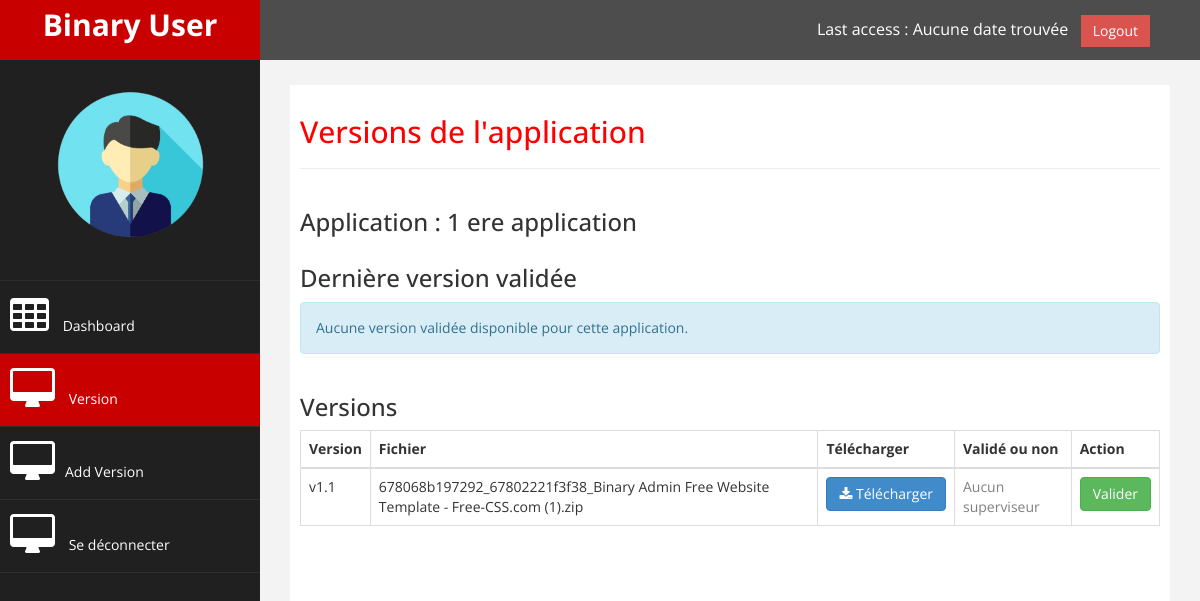
Screenshot of /version.php (signed in) with the database file from the repository.
### tables this page shows
CREATE TABLE `application` (
  `idapplication` int(11) NOT NULL,
  `iduser` int(11) DEFAULT NULL,
  `nomapplication` varchar(100) NOT NULL,
  `description` text DEFAULT NULL,
  `nomresponsable` varchar(100) DEFAULT NULL
);

CREATE TABLE `version` (
  `idversion` int(11) NOT NULL,
  `idapplication` int(11) DEFAULT NULL,
  `version` varchar(50) NOT NULL,
  `idfolderp` int(11) DEFAULT NULL
);

CREATE TABLE `folder` (
  `idfolderp` int(11) NOT NULL,
  `idfolder` int(11) DEFAULT NULL,
  `filename` varchar(255) NOT NULL,
  `filepath` varchar(255) NOT NULL,
  `dateupload` datetime NOT NULL
);

### version.php (the view, shortened to what this page needs)
<?php
require 'db.php';
$iduser = $_SESSION['iduser'];
$stmt = $conn->prepare("SELECT * FROM application WHERE iduser = :iduser LIMIT 1");
$stmt->execute(['iduser' => $iduser]);
$application = $stmt->fetch(PDO::FETCH_ASSOC);
$versions = [];
$lastValidVersion = null;
if ($application) {
    $selectedAppId = $application['idapplication'];
    $stmt = $conn->prepare("
        SELECT v.*, f.filename, f.filepath, val.nom AS validateur, val.commentaire, val.estvalid
        FROM version v
        JOIN folder f ON v.idfolderp = f.idfolderp
        LEFT JOIN valid val ON v.idversion = val.idversion AND v.idapplication = val.idapplication
        WHERE v.idapplication = :idapplication
    ");
    $stmt->execute(['idapplication' => $selectedAppId]);
    $versions = $stmt->fetchAll(PDO::FETCH_ASSOC);
    $stmt = $conn->prepare("
        SELECT v.*, f.filename, f.filepath
        FROM version v
        JOIN folder f ON v.idfolderp = f.idfolderp
        JOIN valid val ON v.idversion = val.idversion AND v.idapplication = val.idapplication
        WHERE v.idapplication = :idapplication AND val.estvalid = 1
        ORDER BY v.idversion DESC
        LIMIT 1
    ");
    $stmt->execute(['idapplication' => $selectedAppId]);
    $lastValidVersion = $stmt->fetch(PDO::FETCH_ASSOC);
}
$emailUtilisateur = $_SESSION['email'];
$stmt = $conn->prepare("SELECT date FROM misajour WHERE nom = :email ORDER BY date DESC LIMIT 1");
$stmt->execute(['email' => $emailUtilisateur]);
$derniereDate = $stmt->fetchColumn();
if ($derniereDate) {
    $derniereDateFormatee = date('d M Y', strtotime($derniereDate));
} else {
    $derniereDateFormatee = "Aucune date trouvée";
}
?>
<!DOCTYPE html>
<html xmlns="http://www.w3.org/1999/xhtml">
<head>
    <link href="assets/css/bootstrap.css" rel="stylesheet" />
    <link href="assets/css/font-awesome.css" rel="stylesheet" />
    <link href="assets/css/custom.css" rel="stylesheet" />
</head>
<body>
    <div id="wrapper">
        <nav class="navbar navbar-default navbar-cls-top" role="navigation" style="margin-bottom: 0">
            <div class="navbar-header">
                <a class="navbar-brand" href="index.php">Binary User</a>
            </div>
            <div style="color: white;padding: 15px 50px 5px 50px;float: right;font-size: 16px;">
                Last access : <?php echo htmlspecialchars($derniereDateFormatee); ?> &nbsp; <a href="logout.php" class="btn btn-danger square-btn-adjust">Logout</a>
            </div>
        </nav>
        <nav class="navbar-default navbar-side" role="navigation">
            <div class="sidebar-collapse">
                <ul class="nav" id="main-menu">
                    <li class="text-center">
                    <img src="img/user.png" class="user-image img-responsive"/>
                    </li>
                    <li>
                        <a href="index.php"><i class="fa fa-table fa-3x"></i> Dashboard</a>
                    </li>
                    <li>
                        <a class="active-menu" href="version.php"><i class="fa fa-desktop fa-3x"></i> Version</a>
                    </li>
                    <li>
                        <a href="addversion.php"><i class="fa fa-desktop fa-3x"></i>Add Version</a>
                    </li>
                    <li>
                        <a href="logout.php"><i class="fa fa-desktop fa-3x"></i> Se déconnecter</a>
                    </li>
                </ul>
            </div>
        </nav>
        <div id="page-wrapper">
            <div id="page-inner">
                <div class="row">
                    <div class="col-md-12">
                        <h2>Versions de l'application</h2>
                        <hr>
                    </div>
                </div>
                <?php if ($application): ?>
                    <div class="row">
                        <div class="col-md-12">
                            <h3>Application : <?php echo htmlspecialchars($application['nomapplication']); ?></h3>
                        </div>
                    </div>
                    <div>
                        <h3>Dernière version validée</h3>
                        <?php if ($lastValidVersion): ?>
                            <p>
                                La dernière version validée est : <strong><?php echo htmlspecialchars($lastValidVersion['version']); ?></strong>
                            </p>
                            <a href="<?php echo htmlspecialchars($lastValidVersion['filepath']); ?>" class="btn btn-primary" download>
                                <i class="fa fa-download"></i> Télécharger la dernière version validée
                            </a>
                        <?php else: ?>
                            <div class="alert alert-info">
                                Aucune version validée disponible pour cette application.
                            </div>
                        <?php endif; ?>
                    </div>
                    <div class="row">
                        <div class="col-md-12">
                            <h3>Versions</h3>
                            <?php if (count($versions) > 0): ?>
                                <table class="table table-bordered">
                                    <thead>
                                        <tr>
                                            <th>Version</th>
                                            <th>Fichier</th>
                                            <th>Télécharger</th>
                                            <th>Validé ou non</th>
                                            <th>Action</th>
                                        </tr>
                                    </thead>
                                    <tbody>
                                        <?php foreach ($versions as $version): ?>
                                            <tr>
                                                <td><?php echo htmlspecialchars($version['version']); ?></td>
                                                <td><?php echo htmlspecialchars($version['filename']); ?></td>
                                                <td>
                                                    <a href="<?php echo htmlspecialchars($version['filepath']); ?>" class="btn btn-primary" download>
                                                        <i class="fa fa-download"></i> Télécharger
                                                    </a>
                                                </td>
                                                <td>
                                                    <?php if (isset($version['estvalid'])): ?>
                                                        <?php if ($version['estvalid'] == 1): ?>
                                                            <span style="color: green;">
                                                                Validé par <?php echo htmlspecialchars($version['validateur']); ?> : <?php echo htmlspecialchars($version['commentaire']); ?>
                                                            </span>
                                                        <?php else: ?>
                                                            <span style="color: red;">
                                                                Non validé par <?php echo htmlspecialchars($version['validateur']); ?> : <?php echo htmlspecialchars($version['commentaire']); ?>
                                                            </span>
                                                        <?php endif; ?>
                                                    <?php else: ?>
                                                        <span style="color: gray;">Aucun superviseur</span>
                                                    <?php endif; ?>
                                                </td>
                                                <td>
                                                    <button class="btn btn-success validate-btn" data-idversion="<?php echo $version['idversion']; ?>" data-idapplication="<?php echo $version['idapplication']; ?>">
                                                        Valider
                                                    </button>
                                                </td>
                                            </tr>
                                        <?php endforeach; ?>
                                    </tbody>
                                </table>
                            <?php else: ?>
                                <div class="alert alert-info">
                                    Aucune version disponible pour cette application.
                                </div>
                            <?php endif; ?>
                        </div>
                    </div>
                <?php else: ?>
                    <div class="alert alert-warning">
                        Aucune application trouvée pour cet utilisateur.
                    </div>
                <?php endif; ?>
            </div>
        </div>
    </div>
</body>
</html>

### assets/css/custom.css (style rules this page uses)
body { font-family: 'Open Sans', sans-serif; }
#wrapper { width: 100%; background:#202020; }
#page-wrapper { padding: 15px 15px; min-height: 600px; background:#F3F3F3; }
#page-inner { width:100%; margin:10px 20px 10px 0px; background-color:#fff!important; padding:10px; min-height:1200px; }
.text-center { text-align:center; }
h2 { color: #f00; }
.square-btn-adjust { border: 0px solid transparent; -webkit-border-radius: 0px; -moz-border-radius: 0px; border-radius: 0px; }
.user-image { margin: 25px auto; -webkit-border-radius: 10px; -moz-border-radius: 10px; border-radius: 10px; max-height:170px; max-width:170px; }
.navbar-cls-top .navbar-brand { color: #fff; background: #C90000; width: 260px; text-align: center; height: 60px; font-size: 30px; font-weight: 700; }
.active-menu { background-color:#C90000!important; }
.sidebar-collapse , .sidebar-collapse .nav { background:none; }
.sidebar-collapse .nav { padding:0; }
.sidebar-collapse .nav > li > a { color:#fff; background:#202020; text-shadow:none; }
.sidebar-collapse > .nav > li > a { padding:15px 10px; }
.sidebar-collapse > .nav > li { border-bottom: 1px solid rgba(107, 108, 109, 0.19); }
.navbar-side { border:none; background-color: #202020; }
.navbar-cls-top { background:#4D4D4D; border-bottom:none; }
.navbar-default { border:0px solid black; }
.navbar-header { background: #A70303; }
.nav > li > a > i { margin-right:10px; }
@media (min-width:768px) { #page-wrapper { margin: 0 0 0 260px; padding: 15px 30px; min-height: 1200px; } }
@media (min-width:768px) { .navbar-side { z-index: 1; position: absolute; width: 260px; } }
@media (min-width:768px) { .navbar { border-radius: 0px; } }

### rows the page displays
application: nomapplication "1 ere application"
version: version "v1.1", idfolderp.filename "678068b197292_67802221f3f38_Binary Admin Free Website Template - Free-CSS.com (1).zip"

### other values shown
$derniereDateFormatee "Aucune date trouvée"
